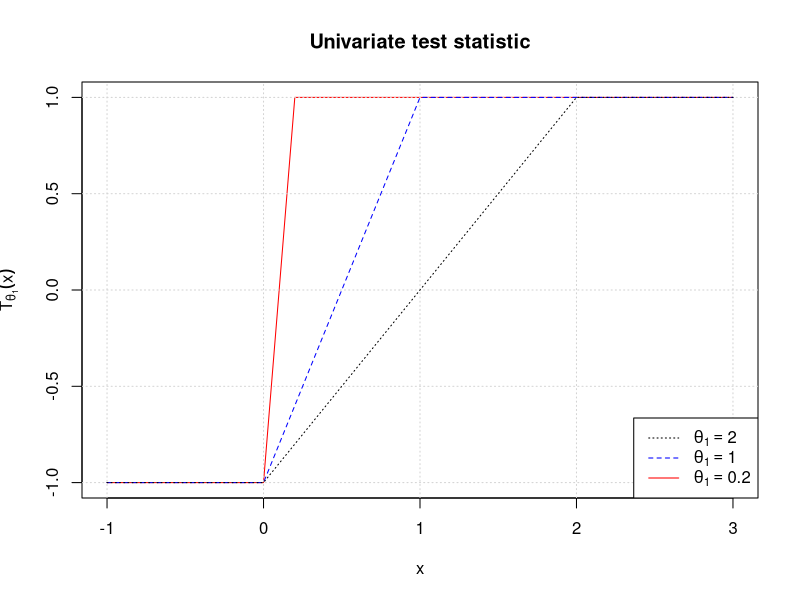
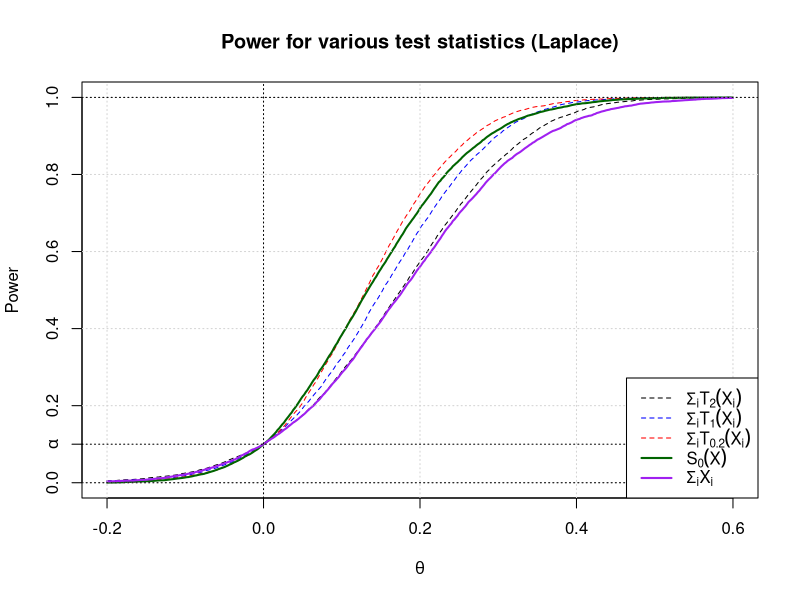
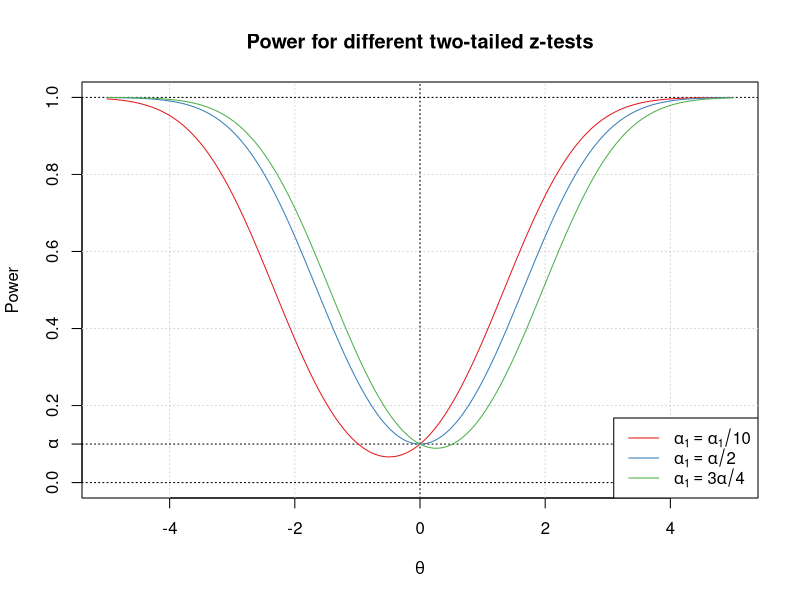
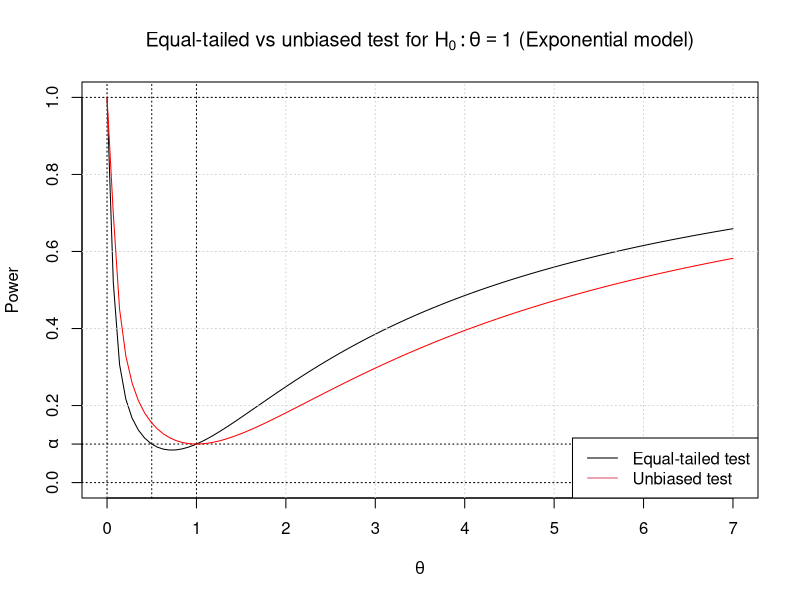
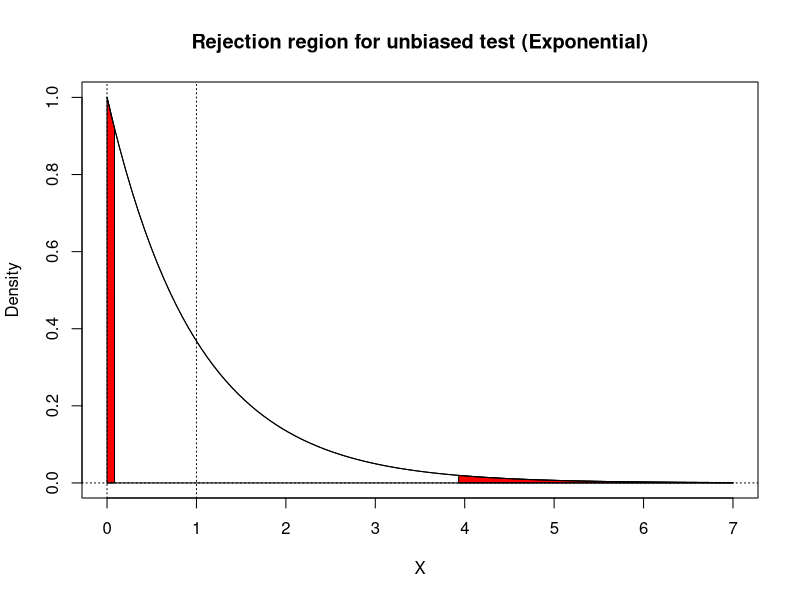

The R source for these figures, in order:
## ---- chunk 1
T.theta <- function(x, theta) {
  pmax(-1, pmin(1, 2*x/theta-1))
}
curve(T.theta(x, 0.2), from=-1, to = 3, , col="red", main="Univariate test statistic", xlab="x", ylab=expression(T[theta[1]](x)), n=1001)
grid()
curve(T.theta(x, 1), add=TRUE, col="blue", n=1001, lty=2)
curve(T.theta(x, 2), add=TRUE, n=1001, lty=3)
legend("bottomright",legend=c(expression(theta[1]==2), expression(theta[1]==1), expression(theta[1]==0.2)), lty=3:1,col=c("black","blue","red"))
## ---- chunk 2
T.theta <- function(x, theta) {
  pmax(-1, pmin(1, 2*x/theta-1))
}
alpha <- 0.1
n <- 100
nrep <- 1e4
Z <- matrix(rexp(n*nrep) * sign(rnorm(n*nrep)), nrow=nrep)
theta1.values <- c(2, 1, 0.2, 0)

theta.grid <- c(seq(-.2,.6,by=.01),seq(0.6,1.2,by=.1))
theta.grid <- seq(-.2,.6,by=.002)
power <- matrix(NA, nrow=length(theta.grid), ncol=length(theta1.values)+1)
power.func <- function(Z, theta, theta1.opt, cutoff, gamma) {
  Tmat <- matrix(T.theta(Z+theta, theta1.opt), nrow=nrep)
  mean(rowSums(Tmat) > cutoff) + gamma * mean(rowSums(Tmat) == cutoff)
}
for(t1.ix in 1:length(theta1.values)) {
  Tmat0 <- matrix(T.theta(Z, theta1.values[t1.ix]), nrow=nrep)
  c.alpha <- quantile(rowSums(Tmat0), 1-alpha)
  gamma.alpha <- (alpha - mean(rowSums(Tmat0) > c.alpha)) / mean(rowSums(Tmat0) == c.alpha)
  if(is.na(gamma.alpha)) {
    gamma.alpha <- 0
  }
  power[,t1.ix] <- sapply(theta.grid, function(th) power.func(Z, th, theta1.values[t1.ix], c.alpha, gamma.alpha))
}
## Sample mean
c.alpha <- quantile(rowSums(Z), 1-alpha)
power[,t1.ix+1] <- sapply(theta.grid, function(th) mean(rowSums(Z+th)>c.alpha))

matplot(theta.grid, power, col=c("black","blue","red","darkgreen","purple"), lty=c(2,2,2,1,1), lwd=c(1,1,1,2,2), type="l", xlab=expression(theta), ylab="Power", main = "Power for various test statistics (Laplace)")
grid()
abline(h=c(0,alpha,1),lty=3)
abline(v=0,lty=3)
axis(2,at=alpha,labels = expression(alpha))
legend("bottomright",legend=c(expression(Sigma[i] *T[2](X[i])), expression(Sigma[i] *T[1](X[i])), expression(Sigma[i] *T[0.2](X[i])), expression(S[0](X)), expression(Sigma[i] *X[i])), lty=c(2,2,2,1,1), lwd=c(1,1,1,2,2), col=c("black","blue","red","darkgreen","purple"))
## ---- chunk 3
alpha <- 0.1
alpha1.vals <- c(alpha/10, alpha/2, 3*alpha/4)
plot(0,0,type="n", ylim=c(0,1), xlim=c(-5,5), main="Power for different two-tailed z-tests",
     xlab=expression(theta), ylab="Power")
grid()
abline(h=c(0,alpha,1), lty=3)
abline(v=0, lty=3)
library(RColorBrewer)
cols <- brewer.pal(length(alpha1.vals), "Set1")
for(ix in 1:length(alpha1.vals)) {
  alpha1 <- alpha1.vals[ix]
  c1 <- qnorm(alpha1)
  c2 <- qnorm(alpha-alpha1, lower.tail=FALSE)
  curve(pnorm(c1-x) + pnorm(x-c2), n=1001, add=T, col=cols[ix])
}
legend("bottomright", lty=1, col=cols, legend=c(expression(alpha[1] == alpha[1]/10),expression(alpha[1] == alpha/2), expression(alpha[1] == 3*alpha/4)))
axis(2, at=alpha, labels=expression(alpha))
## ---- chunk 4
alpha <- 0.1
curve(pexp(-log(1-alpha/2), rate=1/x) + pexp(-log(alpha/2), rate=1/x, lower.tail=FALSE), from=0, to=7, ylim=c(0,1), ylab="Power", xlab=expression(theta),
      main=expression(paste("Equal-tailed vs unbiased test for ",H[0]:theta==1," (Exponential model)")))
grid()
abline(h=c(0,alpha,1), lty=3)
abline(v=c(0,0.5,1), lty=3)
alpha1 <- uniroot(function(a1) (1-a1)*log(1-a1) - (alpha - a1)*log(alpha-a1), interval = c(0.001,alpha-.001))$root
c1.unbiased <- -log(1-alpha1)
c2.unbiased <- -log(alpha-alpha1)
curve(pexp(c1.unbiased, rate=1/x) + pexp(c2.unbiased, rate=1/x, lower.tail=FALSE), add=TRUE, col="red")
axis(2,at=alpha,labels=expression(alpha))
legend("bottomright", lty=1,col=1:2, legend=c("Equal-tailed test", "Unbiased test"))
## ---- chunk 5
xmax=7
curve(exp(-x), from =0, to=xmax, ylab="Density", main="Rejection region for unbiased test (Exponential)", xlab="X")
x.grid <- seq(0,c1.unbiased,by=.001)
y.grid <- exp(-x.grid)
polygon(x=c(x.grid,c1.unbiased,0), y=c(y.grid,0,0), col="red")
x.grid <- seq(c2.unbiased,xmax,by=.001)
y.grid <- exp(-x.grid)
polygon(x=c(x.grid,xmax,c2.unbiased), y=c(y.grid,0,0), col="red")
curve(exp(-x), from =0, to=xmax,add=TRUE)
lines(x=c(0,xmax),y=c(0,0))
abline(v=0:1,lty=3)
abline(h=0,lty=3)
